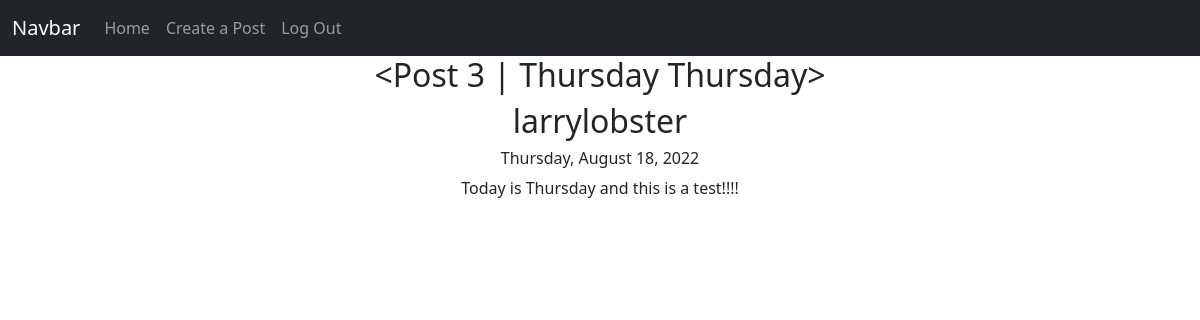
The app's page /posts/3 (signed in) with its own data.
### app/models.py (models this page shows, shortened)
class Post(db.Model):
    id = db.Column(db.Integer, primary_key=True)
    title = db.Column(db.String(50), nullable=False)
    body = db.Column(db.String(255), nullable=False)
    date_created = db.Column(db.DateTime, nullable=False, default=datetime.utcnow)
    user_id = db.Column(db.Integer, db.ForeignKey('user.id')) # SQL Equivalent = FOREIGN KEY(user_id) REFERENCES user(id)
    def __repr__(self):
        return f"<Post {self.id} | {self.title}>"

class User(db.Model, UserMixin):
    id = db.Column(db.Integer, primary_key=True)
    email = db.Column(db.String(50), nullable=False, unique=True)
    username = db.Column(db.String(50), nullable=False, unique=True)
    password = db.Column(db.String(256), nullable=False)
    date_created = db.Column(db.DateTime, nullable=False, default=datetime.utcnow) # Coordinated Universal Time (always save it to this time when storing, and convert it later on front end)
    posts = db.relationship('Post', backref='author', lazy='dynamic')
    token = db.Column(db.String(32), index=True, unique=True)
    token_expiration = db.Column(db.DateTime)

### app/routes.py (the view)
@app.route('/posts/<post_id>') # angle brackets means whatever inside is variable
@login_required
def view_post(post_id):
    post = Post.query.get_or_404(post_id)
    return render_template('post.html', post=post)

### app/models.py (called while the page is built)
@login.user_loader
def load_user(user_id):
    return User.query.get(user_id)

### app/templates/post.html (shortened to what this page needs)
{% extends 'base.html' %}
{% block content %}
    <h2 class="text-center">{{ post }}</h2>
    <h2 class="text-center">{{ post.author.username }}</h2>
    <h6 class="text-center">{{ post.date_created.strftime('%A, %B %d, %Y') }}</h6>
    <p class="text-center">{{ post.body }}</p>
{% endblock content %}

### records on screen
Post: id+title "<Post 3 | Thursday Thursday>", date_created "Thursday, August 18, 2022", body "Today is Thursday and this is a test!!!!"
User: author.username "larrylobster"
